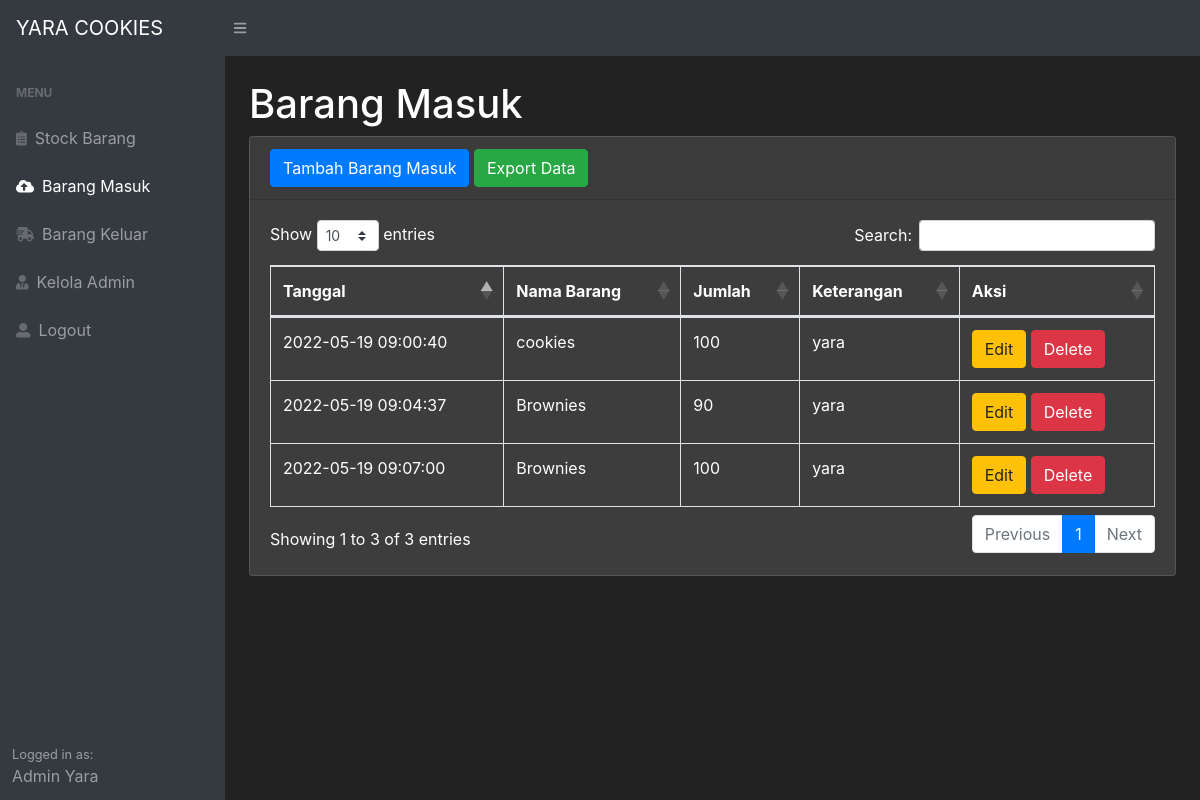
/masuk.php (signed in), run on the app's committed database.
### tables this page shows
CREATE TABLE `tb_masuk` (
  `idmasuk` int(11) NOT NULL,
  `idbarang` int(11) NOT NULL,
  `tanggal` timestamp NOT NULL DEFAULT current_timestamp(),
  `keterangan` varchar(25) NOT NULL,
  `qty` int(11) NOT NULL
);

CREATE TABLE `tb_stock` (
  `idbarang` int(11) NOT NULL,
  `namabarang` varchar(25) NOT NULL,
  `deskripsi` varchar(25) NOT NULL,
  `stock` int(11) NOT NULL,
  `image` varchar(99) DEFAULT NULL
);

### masuk.php (the view, shortened to what this page needs)
<?php
require 'function.php';
?>
<!DOCTYPE html>
<html lang="en">
<head>
    <link href="styles.css" rel="stylesheet" />
    <link href="https://cdn.datatables.net/1.10.20/css/dataTables.bootstrap4.min.css" rel="stylesheet" />
</head>
<body class="sb-nav-fixed">
    <nav class="sb-topnav navbar navbar-expand navbar-dark bg-dark">
        <a class="navbar-brand" href="#">YARA COOKIES</a>
        <button class="btn btn-link btn-sm order-1 order-lg-0" id="sidebarToggle" href="#"><i class="fas fa-bars"></i></button>
    </nav>
    <div id="layoutSidenav">
        <div id="layoutSidenav_nav">
            <nav class="sb-sidenav accordion sb-sidenav-dark" id="sidenavAccordion">
                <div class="sb-sidenav-menu">
                    <div class="nav">
                        <div class="sb-sidenav-menu-heading">Menu</div>
                        <a class="nav-link" href="index.php">
                            <div class="sb-nav-link-icon"><i class="fas fa-clipboard-list"></i></div>
                            Stock Barang
                        </a>
                        <a class="nav-link" href="masuk.php">
                            <div class="sb-nav-link-icon"><i class="fas fa-cloud-upload-alt"></i></div>
                            Barang Masuk
                        </a>
                        <a class="nav-link" href="keluar.php">
                            <div class="sb-nav-link-icon"><i class="fas fa-shipping-fast"></i></div>
                            Barang Keluar
                        </a>
                        <a class="nav-link" href="admin.php">
                            <div class="sb-nav-link-icon"><i class="fas fa-user-tie"></i></div>
                            Kelola Admin
                        </a>
                        <a class="nav-link" href="logout.php">
                            <div class="sb-nav-link-icon"><i class="fas fa-user-alt"></i></div>
                            Logout
                        </a>
                    </div>
                </div>
                <div class="sb-sidenav-footer">
                    <div class="small">Logged in as:</div>
                    Admin Yara
                </div>
            </nav>
        </div>
        <div id="layoutSidenav_content">
            <main>
                <div class="container-fluid">
                    <h1 class="mt-4">Barang Masuk</h1>
                    <div class="card mb-4">
                        <div class="card-header">
                            <button type="button" class="btn btn-primary" data-toggle="modal" data-target="#myModal">
                                Tambah Barang Masuk
                            </button>
                            <a href="exportmasuk.php" class="btn btn-success">Export Data</a>
                        </div>
                        <div class="card-body">
                            <div class="table-responsive">
                                <table class="table table-bordered" id="dataTable" width="100%" cellspacing="0">
                                    <thead>
                                        <tr>
                                            <th>Tanggal</th>
                                            <th>Nama Barang</th>
                                            <th>Jumlah</th>
                                            <th>Keterangan</th>
                                            <th>Aksi</th>
                                        </tr>
                                    </thead>
                                    <tbody>
                                        <?php
                                        $ambilsemuadatastock = mysqli_query($conn, "select * from tb_masuk m, tb_stock s where s.idbarang = m.idbarang");
                                        while ($data = mysqli_fetch_array($ambilsemuadatastock)) {
                                            $idm = $data['idmasuk'];
                                            $tanggal = $data['tanggal'];
                                            $namabarang = $data['namabarang'];
                                            $qty = $data['qty'];
                                            $keterangan  = $data['keterangan'];
                                        ?>
                                            <tr>
                                                <td><?= $tanggal; ?></td>
                                                <td><?= $namabarang; ?></td>
                                                <td><?= $qty; ?></td>
                                                <td><?= $keterangan; ?></td>
                                                <td>
                                                    <button type="button" class="btn btn-warning" data-toggle="modal" data-target="#edit<?= $idm; ?>">
                                                        Edit
                                                    </button>
                                                    <button type="button" class="btn btn-danger" data-toggle="modal" data-target="#delete<?= $idm; ?>">
                                                        Delete
                                                    </button>
                                                </td>
                                            </tr>
                                        <?php
                                        };
                                        ?>
                                    </tbody>
                                </table>
                            </div>
                        </div>
                    </div>
                </div>
            </main>
        </div>
    </div>
</body>
</html>

### data on the page
tb_masuk: tanggal "2022-05-19 09:00:40", idbarang.namabarang "cookies", qty "100", keterangan "yara"
tb_masuk: tanggal "2022-05-19 09:04:37", idbarang.namabarang "Brownies", qty "90", keterangan "yara"
tb_masuk: tanggal "2022-05-19 09:07:00", idbarang.namabarang "Brownies", qty "100", keterangan "yara"
